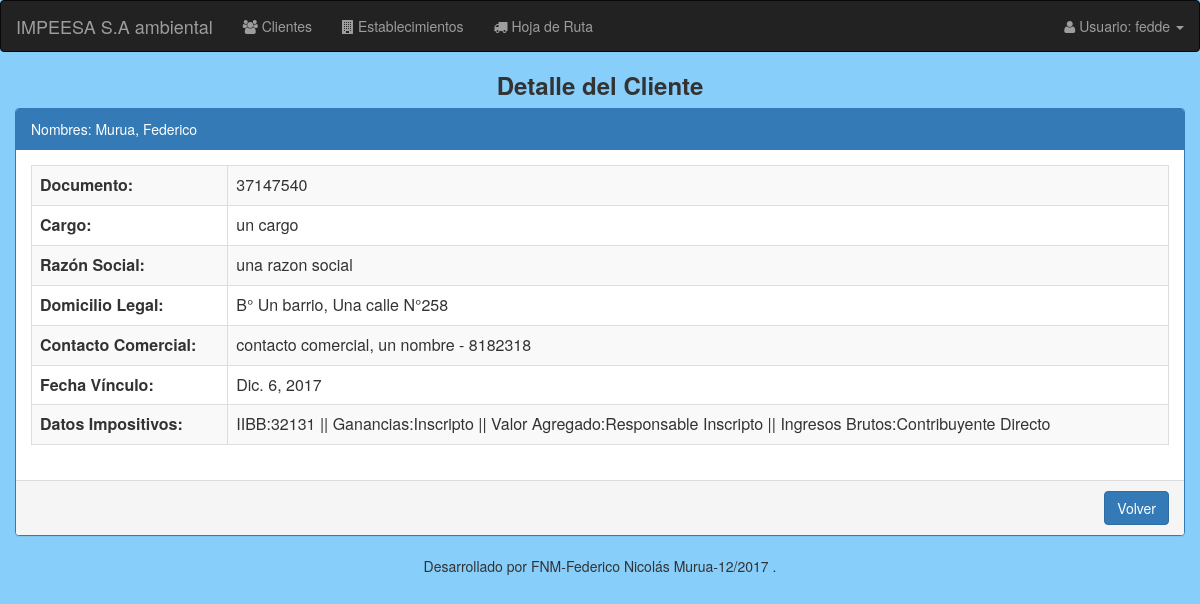
Page /clientes/detalle_clientes/2/ (signed in) on the committed database.
### modulo_I/models.py (models this page shows, shortened)
class Cliente(models.Model):
    razon_social = models.CharField(max_length=50) # puede ser distinta de la del generador
    domicilio_legal = models.ForeignKey('Domicilio', on_delete=models.CASCADE) # (para facturacion)
    apoderado = models.ForeignKey('Persona', related_name='apoderado', on_delete=models.CASCADE)
    contacto_comercial = models.ForeignKey('Persona', related_name='contact_comercial', null=True, blank=True, on_delete=models.CASCADE)
    cargo = models.CharField(max_length=50)
    dato_impositivo = models.OneToOneField('DatoImpositivo', on_delete=models.CASCADE)
    fecha = models.DateField(default=now) #fecha de hoy
    fecha_vinculo = models.DateField() #fecha deL Vinculo que se confeccionó el formulario

class Persona(models.Model):
    apellido = models.CharField(max_length=50)
    nombre = models.CharField(max_length=50)
    documento = models.CharField(max_length=50, unique=True)
    telefono_fijo = models.CharField(max_length=50, null=True, blank=True)
    celular = models.CharField(max_length=50, null=True, blank=True)
    email = models.EmailField(max_length=50, null=True, blank=True)
    def __str__(self):
        return "%s, %s - %s" % (self.apellido, self.nombre, self.documento)

class Domicilio(models.Model):
    barrio = models.CharField(max_length=50)
    calle = models.CharField(max_length=50)
    calle_entre1 = models.CharField(max_length=50, null=True, blank=True)
    calle_entre2 = models.CharField(max_length=50, null=True, blank=True)
    nro = models.IntegerField(default=1,validators=[MinValueValidator(1)])
    piso = models.IntegerField(blank=True, null=True, validators=[MinValueValidator(1)])
    dpto = models.CharField(max_length=50, blank=True, null=True)
    localidad = models.ForeignKey('Localidad', on_delete=models.CASCADE)
    comarca = models.CharField(max_length=50, blank=True, null=True)
    def __str__(self):
        return "B° %s, %s  N°%s" % (self.barrio, self.calle, self.nro)

class DatoImpositivo(models.Model):
    impuestos_ganancias = MultiSelectField(choices=Impuesto_Ganancias)
    impuestos_valor_agregado = MultiSelectField(choices=Impuesto_Valor_Agregado)
    ingresos_brutos = MultiSelectField(choices=Ingresos_Brutos)
    nro_iibb = models.BigIntegerField(primary_key=True)
    def __str__(self):
        return "IIBB:%s || Ganancias:%s || Valor Agregado:%s || Ingresos Brutos:%s" % (self.nro_iibb, self.impuestos_ganancias, self.impuestos_valor_agregado, self.ingresos_brutos)

### modulo_I/views.py (the view)
@login_required
def detalle_clientes(request, id_cliente):
    cliente = Cliente.objects.get(id=id_cliente)
    return render(request, 'cliente/cliente_detalle.html', {'cliente': cliente})

### modulo_I/templates/cliente/cliente_detalle.html (shortened to what this page needs)
{% extends "base/base_detalle.html" %}
{% load staticfiles %}
{% load staticfiles bootstrap3 %}
{% block header-title %}Detalle del Cliente{% endblock %}
{% block panel-heading %}
  Nombres: {{cliente.apoderado.apellido}}, {{cliente.apoderado.nombre}}
{% endblock %}
{% block detalle %}
  <table class="table table-striped table-bordered">
      <tbody>
          <tr>
              <th>Documento:</th>
              <td> {{cliente.apoderado.documento}}</td>
          </tr>
          <tr>
              <th>Cargo:</th>
              <td> {{cliente.cargo}}</td>
          </tr>
          <tr>
              <th>Razón Social:</th>
              <td> {{cliente.razon_social}}</td>
          </tr>
          <tr>
              <th>Domicilio Legal:</th>
              <td> {{cliente.domicilio_legal}}</td>
          </tr>
          {% if cliente.contacto_comercial %}
            <tr>
                <th>Contacto Comercial:</th>
                <td> {{cliente.contacto_comercial}}</td>
            </tr>
          {% endif %}
          <tr>
              <th>Fecha Vínculo:</th>
              <td> {{cliente.fecha_vinculo}}</td>
          </tr>
          <tr>
              <th>Datos Impositivos:</th>
              <td> {{cliente.dato_impositivo}}</td>
          </tr>
      </tbody>
  </table>
{% endblock %}
{% block url-volver %}
  {% url 'clientes:listado_clientes' %}
{% endblock %}

### templates/base/nav.html (shortened to what this page needs)
<nav class="navbar navbar-inverse">
  <div class="container-fluid">
    <div class="navbar-header">
      <a class="navbar-brand" href="#" >IMPEESA S.A ambiental</a>
    </div>
    <ul class="nav navbar-nav">
      <li><a href="{% url 'clientes:listado_clientes' %}"><i class="fa fa-group"></i> Clientes</a></li>
      <li><a href="{% url 'generadores:listado_generadores' %}"><i class="fa fa-building"></i> Establecimientos</a><li>
      <li><a href="#"><i class="fa fa-truck"></i> Hoja de Ruta</a><li>
    </ul>
    <ul class="nav navbar-nav navbar-right">
      <li class="dropdown"><a class="dropdown-toggle" data-toggle="dropdown" href="#"><i class="fa fa-user"></i> Usuario: {{user.get_username}} <span class="caret"></span></a>
      </li>
    </ul>
  </div>
</nav>

### rows in the picture
Cliente: apoderado.apellido "Murua", apoderado.nombre "Federico", apoderado.documento "37147540", cargo "un cargo", razon_social "una razon social", domicilio_legal "B° Un barrio, Una calle N°258", contacto_comercial "contacto comercial, un nombre - 8182318", fecha_vinculo "Dic. 6, 2017", dato_impositivo "IIBB:32131 || Ganancias:Inscripto || Valor Agregado:Responsable Inscripto || Ingresos Brutos:Contribuyente Directo"

### other values in the picture
{{ user.get_username }} "fedde"
